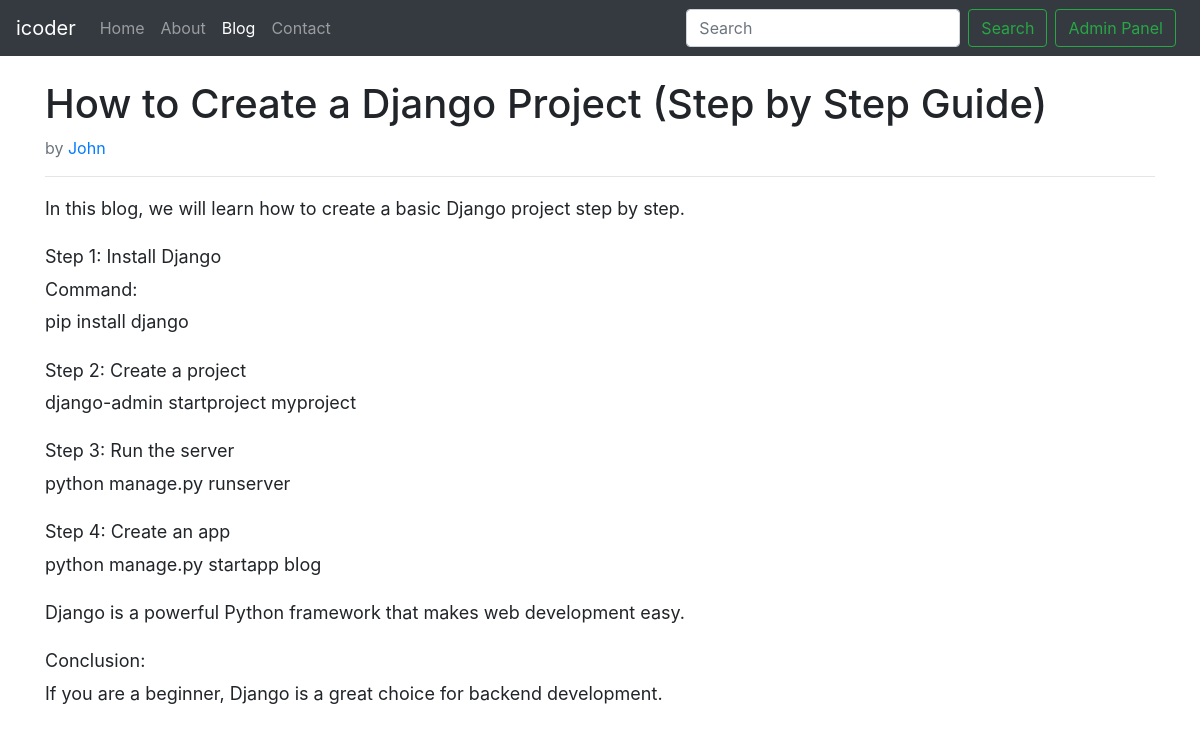
Page /blog/django-project-step-by-step/ on the committed database.
### blog/models.py (models this page shows, shortened)
class Post(models.Model):
    sno=models.AutoField(primary_key=True)
    title=models.CharField(max_length=255)
    content=models.TextField()
    author=models.CharField(max_length=100)
    slug=models.CharField(max_length=130)
    timestamp=models.DateTimeField(blank=True)

### blog/views.py (the view)
# urls.py: path('<str:slug>/', views.blogPost, name='blogPost'),
def blogPost(request,slug):
    post=Post.objects.filter(slug=slug).first()
    context={'post':post}
    return render(request,'blog/blogPost.html',context)

### templates/blog/blogPost.html (shortened to what this page needs)
{% extends 'home/base.html' %}
{% block blogactive %} active {% endblock blogactive %}
{% block body %}
<div class="container my-4">
    <h1 class="blog-post-title">{{ post.title }}</h1>
    <p class="text-muted">
        {{ post.timeStamp }} by
        <a href="/about">{{ post.author }}</a>
    </p>
    <hr>
    <div style="font-size:18px; line-height:1.8;">
        {{ post.content|linebreaks }}
    </div>
</div>
{% endblock body %}

### rows in the picture
Post: title "How to Create a Django Project (Step by Step Guide)", author "John", content "In this blog, we will learn how to create a basic Django project step by step. Step 1: Install Django Command: pip install django Step 2: Create a project django-admin startproject myproject Step 3: Run the server python manage.py runserver Step 4: Create an app python manage.py startapp blog Django is a powerful Python framework that makes web development easy. Conclusion: If you are a beginner, Django is a great choice for backend development."
